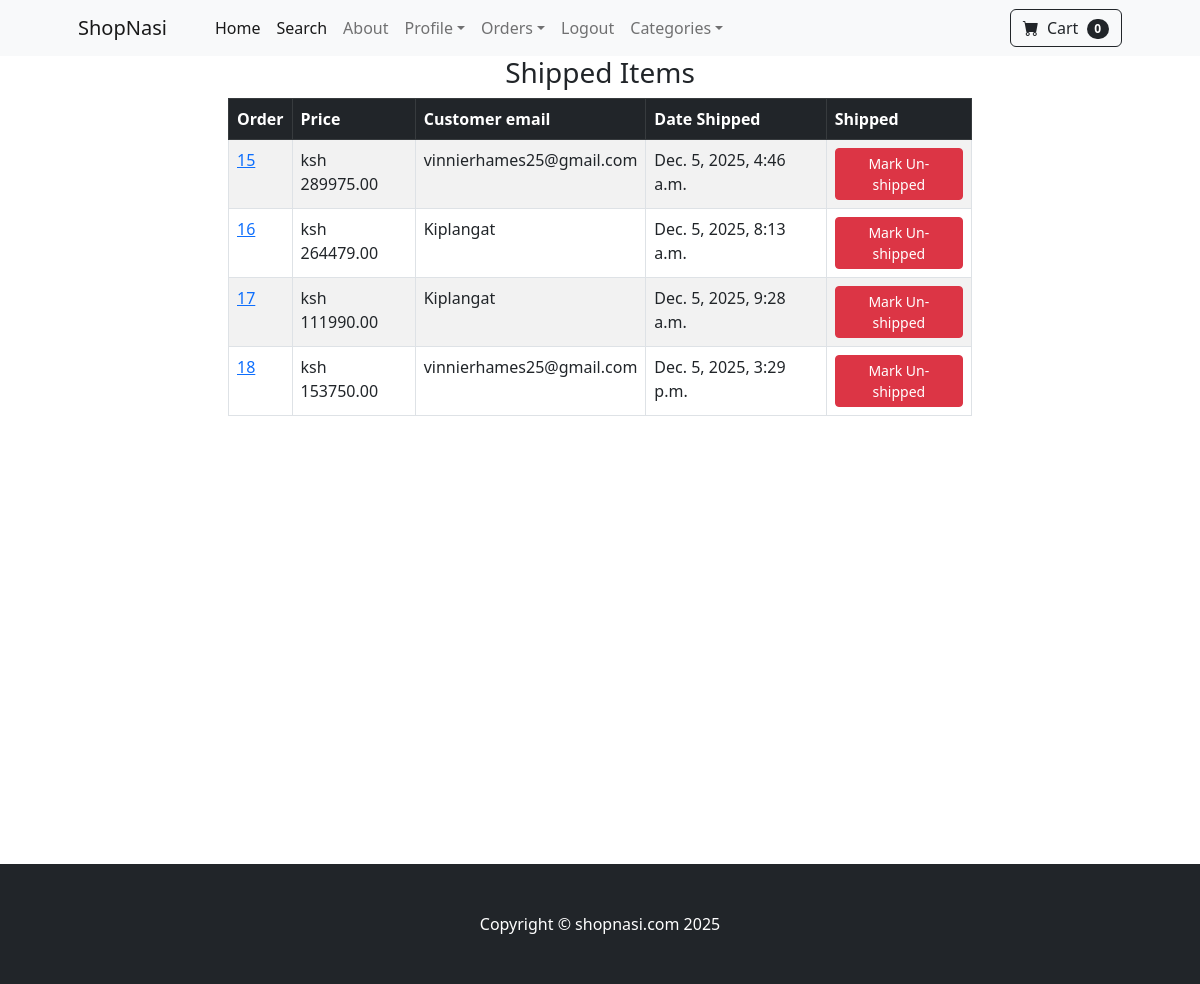
The page /payment/shipped_dash (signed in) on the database as committed earlier.
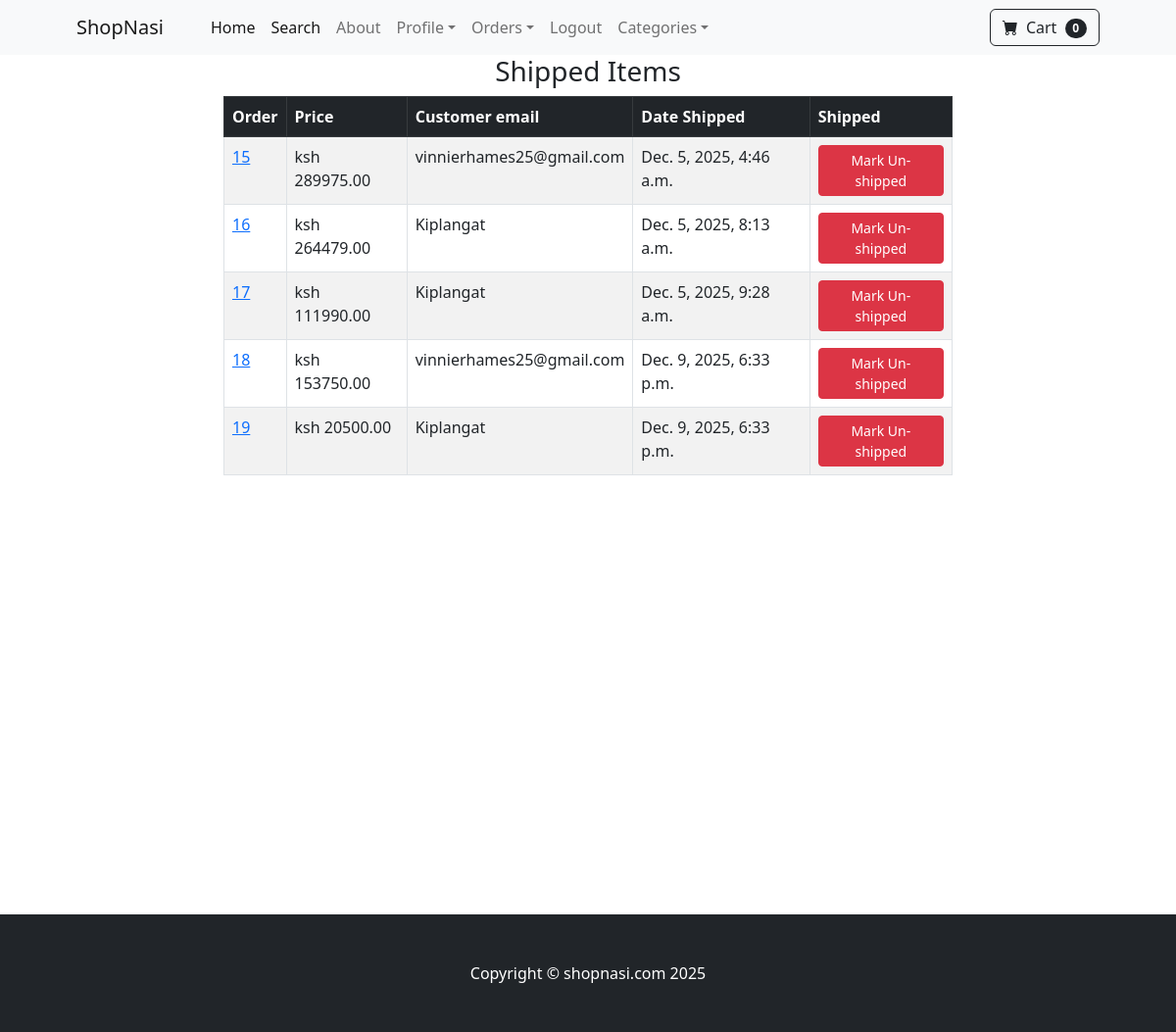
The same page on the database as committed later.
### payment/models.py (models this page shows, shortened)
class Order(models.Model):
    user = models.ForeignKey(User, on_delete=models.CASCADE, null=True, blank=True)
    full_name = models.CharField(max_length=250)
    email = models.EmailField(max_length=250)
    shipping_address = models.TextField(max_length=15000)
    amount_paid = models.DecimalField(max_digits=10, decimal_places=2)
    date_ordered = models.DateTimeField(auto_now_add=True)
    shipped = models.BooleanField(default=False)
    date_shipped = models.DateTimeField(blank=True, null=True)

### payment/views.py (the view, shortened to what this page needs)
# urls.py: path('shipped_dash', views.shipped_dash, name='shipped_dash'),
def shipped_dash(request):
    if request.user.is_authenticated and request.user.is_superuser:
        orders = Order.objects.filter(shipped=True)
        return render(request,"payment/shipped_dash.html",{"orders":orders})
    else:
        messages.success(request, "Access denied!")
        return redirect('home')

### cart/cart.py (called while the page is built)
    def __len__(self):
        return len(self.cart)

### cart/context_processors.py (called while the page is built)
def cart(request):
    return {'cart': Cart(request)}

### payment/templates/payment/shipped_dash.html (shortened to what this page needs)
{% extends 'base.html' %}
{% block content %}
        <div class="container">
            <div class="row">
                <center>
                    <div class="col-8">
                        <h3>Shipped Items</h3>
                        <table class="table table-striped table-hover table-bordered">
  <thead class="table-dark">
    <tr>
      <th scope="col">Order</th>
      <th scope="col">Price</th>
      <th scope="col">Customer email</th>
      <th scope="col">Date Shipped</th>
      <th scope="col">Shipped </th>
    </tr>
  </thead>
  <tbody>
    {% for item in orders%}
    <tr>
      <td><a href="{% url 'orders' item.id %}">{{ item.id }}</a></td>
      <td>ksh {{ item.amount_paid }}</td>
      <td>{{ item.email }}</td>
      <td>{{ item.date_shipped }}</td>
      <td>
        <form method="POST">
            <button type="submit" class="btn btn-danger btn-sm">Mark Un-shipped</button>
        </form>
      </td>
    </tr>
    {% endfor %}
  </tbody>
</table>
                    </div>
                </center>
            </div>
        </div>
        <br><br><br><br><br><br>
        <br><br><br><br><br><br>
        <br><br><br><br><br><br>
{% endblock %}

### mycar/templates/base.html (shortened to what this page needs)
{% load static %}
<!DOCTYPE html>
<html lang="en">
    <head>
        <link href="https://cdn.jsdelivr.net/npm/bootstrap-icons@1.5.0/font/bootstrap-icons.css" rel="stylesheet" />
        <link href="{% static 'css/styles.css' %}" rel="stylesheet" />
    </head>
    <body>
        {% include 'navbar.html' %}
        {% block content %}
        {% endblock %}
        <footer class="py-5 bg-dark">
            <div class="container"><p class="m-0 text-center text-white">Copyright &copy; shopnasi.com 2025</p></div>
        </footer>
    </body>
</html>

### mycar/templates/navbar.html (shortened to what this page needs)
<nav class="navbar navbar-expand-lg navbar-light bg-light">
            <div class="container px-4 px-lg-5">
                <a class="navbar-brand" href="{% url 'home' %}">ShopNasi</a>
                <div class="collapse navbar-collapse" id="navbarSupportedContent">
                    <ul class="navbar-nav me-auto mb-2 mb-lg-0 ms-lg-4">
                        <li class="nav-item"><a class="nav-link active" aria-current="page" href="{% url 'home' %}">Home</a></li>
                        <li class="nav-item"><a class="nav-link active" aria-current="page" href="{% url 'search' %}">Search</a></li>
                        <li class="nav-item"><a class="nav-link" href="{% url 'about' %}">About</a></li>
                        {% if user.is_authenticated %}
                        <li class="nav-item dropdown">
                            <a class="nav-link dropdown-toggle" id="navbarDropdown" href="#" role="button" data-bs-toggle="dropdown" aria-expanded="false">Profile</a>
                        </li>
                        {% if user.is_superuser %}
                        <li class="nav-item dropdown">
                            <a class="nav-link dropdown-toggle" id="navbarDropdown" href="#" role="button" data-bs-toggle="dropdown" aria-expanded="false">Orders</a>
                        </li>
                        {% endif %}
                            <li class="nav-item"><a class="nav-link" href="{% url 'logout' %}">Logout</a></li>
                        {% else %}
                        <li class="nav-item"><a class="nav-link" href="{% url 'login' %}">Login</a></li>
                        <li class="nav-item"><a class="nav-link" href="{% url 'register' %}">Register</a></li>
                        {% endif %}
                        <li class="nav-item dropdown">
                            <a class="nav-link dropdown-toggle" id="navbarDropdown" href="#" role="button" data-bs-toggle="dropdown" aria-expanded="false">Categories</a>
                        </li>
                    </ul>
                    <form class="d-flex">
                        <a href="{% url 'cart_summary' %}" class="btn btn-outline-dark"><i class="bi-cart-fill me-1"></i>
                            Cart
                            <span class="badge bg-dark text-white ms-1 rounded-pill" id="cart_quantity">{{ cart|length }}
                            </span></a>
                    </form>
                </div>
            </div>
        </nav>

Rows that differ between the two databases and show on the page:
changed Order id 18: date_shipped "Dec. 5, 2025, 3:29 p.m." → "Dec. 9, 2025, 6:33 p.m."
added Order: id "19", amount_paid "20500.00", email "Kiplangat", date_shipped "Dec. 9, 2025, 6:33 p.m."
